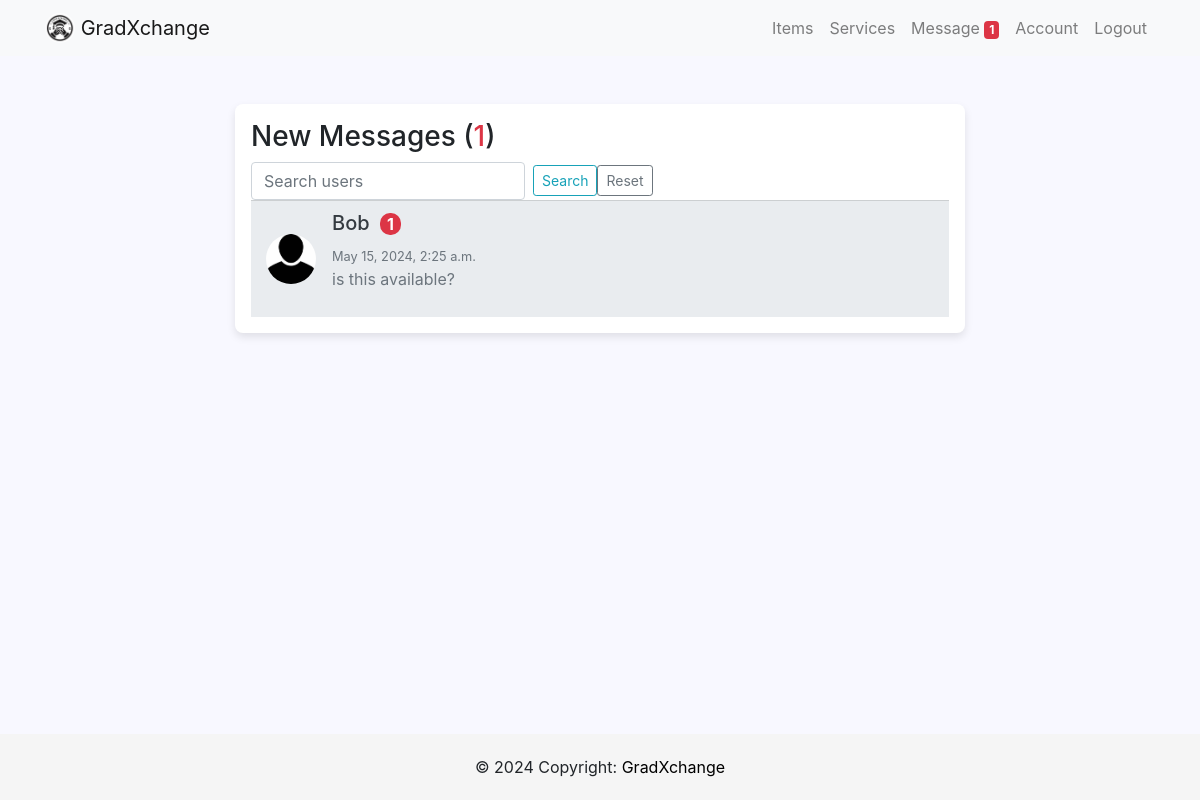
The page /inbox/ (signed in) on the database its author committed.
### users/models.py (models this page shows, shortened)
class Profile(models.Model):
    user = models.OneToOneField(User, on_delete=models.CASCADE)
    image = models.ImageField(default='profilepic.jpg', upload_to='profile_picture')
    location =models.CharField(max_length=100)
    about_me = models.CharField(max_length=200, null=True, blank=True)
    phone_regex = RegexValidator(
        regex=r'^\+?60?\d{9,10}$',
        message="Phone number must be entered in the format: '+60123456789'. With country code +60 and up to 10 digits allowed."
    )
    phone = models.CharField(validators=[phone_regex], max_length=17, blank=True)  # Optional: adjust max_length as needed
    whatsapp_regex = RegexValidator(
        regex=r'^\+?60?\d{9,10}$',
        message="Whatsapp number must be entered in the format: '+60123456789'. With country code +60 and up to 10 digits allowed."
    )
    whatsapp = models.CharField(validators=[whatsapp_regex], max_length=17, blank=True)

class Message(models.Model):
    sender = models.ForeignKey(Profile, on_delete=models.SET_NULL, null=True, blank=True, related_name='sent_messages')
    recipient = models.ForeignKey(Profile, on_delete=models.SET_NULL, null=True, blank=True, related_name='received_messages')
    text = models.TextField()
    is_read = models.BooleanField(default=False, null=True)
    created = models.DateTimeField(auto_now_add=True)
    id = models.UUIDField(default=uuid.uuid4, unique=True, primary_key=True)
    conversation_id = models.UUIDField(default=uuid.uuid4, editable=True)
    class Meta:
        ordering = ['is_read', '-created']

### users/views.py (the view)
# urls.py: path('inbox/', user_views.inbox, name='inbox'),
@login_required
def inbox(request):
    profile = request.user.profile
    search_query = request.GET.get('search', '')
    other_users = Profile.objects.filter(
        Q(sent_messages__recipient=profile) | Q(received_messages__sender=profile)
    ).distinct().exclude(id=profile.id)
    if search_query:
        other_users = other_users.filter(user__username__icontains=search_query)
    conversations = []
    for user in other_users:
        try:
            last_message = Message.objects.filter(
                Q(sender=profile, recipient=user) | Q(sender=user, recipient=profile)
            ).latest('created')
            unread_count = Message.objects.filter(
                sender=user, recipient=profile, is_read=False
            ).count()
            conversations.append({
                'other_party': user,
                'last_message': last_message,
                'unread_count': unread_count  # Number of unread messages from this user
            })
        except Message.DoesNotExist:
            conversations.append({
                'other_party': user,
                'last_message': None,
                'unread_count': 0  # No messages to be unread
            })
    total_unread_count = sum(c['unread_count'] for c in conversations)
    context = {
        'conversations': conversations,
        'unreadCount': total_unread_count,  # Total unread messages across all conversations
        'search_query': search_query
    }
    return render(request, 'users/inbox.html', context)

### users/context_processors.py (called while the page is built)
def unread_message_count(request):
    if request.user.is_authenticated:
        count = Message.objects.filter(recipient=request.user.profile, is_read=False).count()
        return {'unread_message_count': count}
    return {}

### users/templates/users/inbox.html (shortened to what this page needs)
{% extends 'users/base.html' %}
{% block body %}
<div class="container py-5">
    <div class="row d-flex justify-content-center">
        <div class="col-md-10 col-lg-8">
            <div class="inbox-container p-3">
                <div class="inbox__header">
                    <h3 class="inbox__title">New Messages (<span class="text-danger">{{ unreadCount }}</span>)</h3>
                    <form action="{% url 'inbox' %}" method="get" class="form-inline">
                        <input class="form-control mr-2 search-box" type="search" placeholder="Search users"
                            aria-label="Search" name="search" value="{{ search_query }}">
                        <button class="btn btn-outline-info btn-sm" type="submit">Search</button>
                        <a href="{% url 'inbox' %}" class="btn btn-outline-secondary btn-sm">Reset</a>
                    </form>
                </div>
                <ul class="list-group list-group-flush">
                    {% for conversation in conversations|dictsortreversed:"last_message.created" %}
                    <a href="{% url 'chat' profile_id=conversation.other_party.id %}"
                        class="text-decoration-none text-dark">
                        <li class="list-group-item">
                            <div class="d-flex align-items-center">
                                <img src="{{ conversation.other_party.image.url }}"
                                    alt="{{ conversation.other_party.user.username }}" class="rounded-circle mr-3"
                                    style="width: 50px; height: 50px;">
                                <div class="message-details">
                                    <h5>{{ conversation.other_party.user.username }}
                                        {% if conversation.unread_count > 0 %}
                                        <span class="badge badge-unread">{{ conversation.unread_count }}</span>
                                        {% endif %}
                                    </h5>
                                    <small class="text-muted">{{ conversation.last_message.created }}</small>
                                    <p class="text-muted">{{ conversation.last_message.text|truncatechars:50 }}</p>
                                </div>
                            </div>
                        </li>
                    </a>
                    {% endfor %}
                </ul>
            </div>
        </div>
    </div>
</div>
{% endblock %}

### static/css/style.css (style rules this page uses)
html, body { height: 100%; margin: 0; padding: 0; }
body { display: flex; flex-direction: column; }

### users/templates/users/inbox.html (style rules this page uses)
body { background-color: #f8f8ff; }
.inbox-container { background-color: #ffffff; box-shadow: 0 4px 8px rgba(0, 0, 0, 0.1); border-radius: 8px; overflow: hidden; }
.list-group-item { border-radius: 15px; margin-bottom: 20px; transition: transform 0.2s, box-shadow 0.2s; cursor: pointer; display: flex; align-items: center; justify-content: space-between; border-left: 4px solid transparent; background-color: #e9ecef; padding: 10px 15px; }
.badge-unread { background-color: #dc3545; color: #ffffff; padding: 3px 7px; border-radius: 10px; font-size: 0.8em; margin-left: 5px; }
.message-details { flex-grow: 1; }
.list-group-flush { max-height: 700px; overflow-y: auto; }

### rows shown on the page
Profile: other_party.image (picture), other_party.user.username "Bob", unread_count "1", last_message.created "May 15, 2024, 2:25 a.m.", last_message.text "is this available?"

### other values the page prints
{{ unread_message_count }} "1"
{{ unreadCount }} "1"
